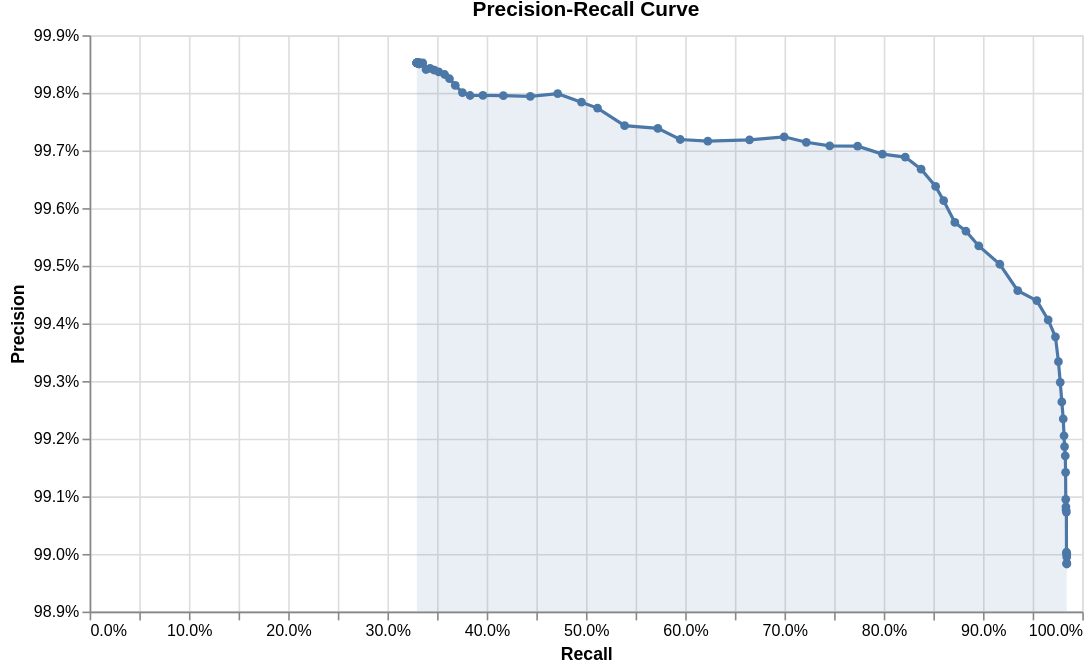

Here is the Vega-Lite specification saved for this chart:
### Vega-Lite specification from a JSON file in a GitHub repository (floating-point values rounded to 4 significant figures)
{"config": {"view": {"continuousWidth": 300, "continuousHeight": 300}}, "data": {"name": "data-c1e0fe002e93d0b962f606329f7df5ce"}, "mark": {"type": "area", "color": "#4C78A8", "fillOpacity": 0.12, "line": {"color": "#4C78A8"}, "point": {"filled": true}}, "description": "Precision-recall curve", "encoding": {"tooltip": [{"field": "truth_threshold", "format": ".2f", "title": "Match weight threshold", "type": "quantitative"}, {"field": "match_probability", "format": ".4f", "title": "Match probability", "type": "quantitative"}, {"field": "precision", "format": ".3%", "title": "Precision", "type": "quantitative"}, {"field": "recall", "format": ".3%", "title": "Recall", "type": "quantitative"}], "x": {"axis": {"format": ".1%"}, "field": "recall", "scale": {"domain": [0, 1]}, "title": "Recall", "type": "quantitative"}, "y": {"axis": {"format": ".1%"}, "field": "precision", "scale": {"zero": false}, "stack": false, "title": "Precision", "type": "quantitative"}}, "height": 360, "padding": {"top": 0, "left": 5, "right": 5, "bottom": 5}, "params": [{"name": "grid_3615321c8bf14807a2b269ea33a420ba", "select": {"type": "interval", "encodings": ["y"]}, "bind": "scales"}], "title": "Precision-Recall Curve", "width": 620, "$schema": "https://vega.github.io/schema/vega-lite/v5.json", "datasets": {"data-c1e0fe002e93d0b962f606329f7df5ce": [{"truth_threshold": -9.0, "match_probability": 0.001949, "tp": 112800.0, "tn": 118.0, "fp": 1159.0, "fp_neg": 206.0, "fn": 1789.0, "tp_rate": 0.9844, "tn_rate": 0.3642, "fp_rate": 0.6358, "fn_rate": 0.01562, "precision": 0.9898, "recall": 0.9844, "f1": 0.9871}, {"truth_threshold": -7.0, "match_probability": 0.007752, "tp": 112800.0, "tn": 119.0, "fp": 1158.0, "fp_neg": 205.0, "fn": 1790.0, "tp_rate": 0.9844, "tn_rate": 0.3673, "fp_rate": 0.6327, "fn_rate": 0.01563, "precision": 0.9898, "recall": 0.9844, "f1": 0.9871}, {"truth_threshold": -6.0, "match_probability": 0.01538, "tp": 112800.0, "tn": 120.0, "fp": 1157.0, "fp_neg": 204.0, "fn": 1790.0, "tp_rate": 0.9844, "tn_rate": 0.3704, "fp_rate": 0.6296, "fn_rate": 0.01563, "precision": 0.9898, "recall": 0.9844, "f1": 0.9871}, {"truth_threshold": -5.0, "match_probability": 0.0303, "tp": 112800.0, "tn": 125.0, "fp": 1145.0, "fp_neg": 199.0, "fn": 1791.0, "tp_rate": 0.9844, "tn_rate": 0.3858, "fp_rate": 0.6142, "fn_rate": 0.01564, "precision": 0.9899, "recall": 0.9844, "f1": 0.9871}, {"truth_threshold": -4.0, "match_probability": 0.05882, "tp": 112800.0, "tn": 127.0, "fp": 1140.0, "fp_neg": 197.0, "fn": 1791.0, "tp_rate": 0.9844, "tn_rate": 0.392, "fp_rate": 0.608, "fn_rate": 0.01564, "precision": 0.99, "recall": 0.9844, "f1": 0.9872}, {"truth_threshold": -3.0, "match_probability": 0.1111, "tp": 112700.0, "tn": 127.0, "fp": 1138.0, "fp_neg": 197.0, "fn": 1799.0, "tp_rate": 0.9843, "tn_rate": 0.392, "fp_rate": 0.608, "fn_rate": 0.01571, "precision": 0.99, "recall": 0.9843, "f1": 0.9871}, {"truth_threshold": -2.0, "match_probability": 0.2, "tp": 112700.0, "tn": 129.0, "fp": 1135.0, "fp_neg": 195.0, "fn": 1823.0, "tp_rate": 0.9841, "tn_rate": 0.3981, "fp_rate": 0.6019, "fn_rate": 0.01592, "precision": 0.99, "recall": 0.9841, "f1": 0.987}, {"truth_threshold": -1.0, "match_probability": 0.3333, "tp": 112700.0, "tn": 130.0, "fp": 1055.0, "fp_neg": 194.0, "fn": 1834.0, "tp_rate": 0.984, "tn_rate": 0.4012, "fp_rate": 0.5988, "fn_rate": 0.01601, "precision": 0.9907, "recall": 0.984, "f1": 0.9873}, {"truth_threshold": 0.0, "match_probability": 0.5, "tp": 112700.0, "tn": 133.0, "fp": 1050.0, "fp_neg": 191.0, "fn": 1874.0, "tp_rate": 0.9836, "tn_rate": 0.4105, "fp_rate": 0.5895, "fn_rate": 0.01636, "precision": 0.9908, "recall": 0.9836, "f1": 0.9872}, {"truth_threshold": 1.0, "match_probability": 0.6667, "tp": 112700.0, "tn": 134.0, "fp": 1044.0, "fp_neg": 190.0, "fn": 1885.0, "tp_rate": 0.9835, "tn_rate": 0.4136, "fp_rate": 0.5864, "fn_rate": 0.01646, "precision": 0.9908, "recall": 0.9835, "f1": 0.9872}, {"truth_threshold": 2.0, "match_probability": 0.8, "tp": 112600.0, "tn": 139.0, "fp": 1029.0, "fp_neg": 185.0, "fn": 1904.0, "tp_rate": 0.9834, "tn_rate": 0.429, "fp_rate": 0.571, "fn_rate": 0.01662, "precision": 0.9909, "recall": 0.9834, "f1": 0.9871}, {"truth_threshold": 3.0, "match_probability": 0.8889, "tp": 112600.0, "tn": 141.0, "fp": 975.0, "fp_neg": 183.0, "fn": 1924.0, "tp_rate": 0.9832, "tn_rate": 0.4352, "fp_rate": 0.5648, "fn_rate": 0.0168, "precision": 0.9914, "recall": 0.9832, "f1": 0.9873}, {"truth_threshold": 4.0, "match_probability": 0.9412, "tp": 112600.0, "tn": 146.0, "fp": 942.0, "fp_neg": 178.0, "fn": 1962.0, "tp_rate": 0.9829, "tn_rate": 0.4506, "fp_rate": 0.5494, "fn_rate": 0.01713, "precision": 0.9917, "recall": 0.9829, "f1": 0.9873}, {"truth_threshold": 5.0, "match_probability": 0.9697, "tp": 112500.0, "tn": 150.0, "fp": 923.0, "fp_neg": 174.0, "fn": 2046.0, "tp_rate": 0.9821, "tn_rate": 0.463, "fp_rate": 0.537, "fn_rate": 0.01786, "precision": 0.9919, "recall": 0.9821, "f1": 0.987}, {"truth_threshold": 6.0, "match_probability": 0.9846, "tp": 112400.0, "tn": 151.0, "fp": 901.0, "fp_neg": 173.0, "fn": 2104.0, "tp_rate": 0.9816, "tn_rate": 0.466, "fp_rate": 0.534, "fn_rate": 0.01837, "precision": 0.9921, "recall": 0.9816, "f1": 0.9868}, {"truth_threshold": 7.0, "match_probability": 0.9922, "tp": 112300.0, "tn": 158.0, "fp": 867.0, "fp_neg": 166.0, "fn": 2197.0, "tp_rate": 0.9808, "tn_rate": 0.4877, "fp_rate": 0.5123, "fn_rate": 0.01918, "precision": 0.9923, "recall": 0.9808, "f1": 0.9865}, {"truth_threshold": 8.0, "match_probability": 0.9961, "tp": 112200.0, "tn": 160.0, "fp": 832.0, "fp_neg": 164.0, "fn": 2360.0, "tp_rate": 0.9794, "tn_rate": 0.4938, "fp_rate": 0.5062, "fn_rate": 0.0206, "precision": 0.9926, "recall": 0.9794, "f1": 0.986}, {"truth_threshold": 9.0, "match_probability": 0.9981, "tp": 112000.0, "tn": 164.0, "fp": 792.0, "fp_neg": 160.0, "fn": 2542.0, "tp_rate": 0.9778, "tn_rate": 0.5062, "fp_rate": 0.4938, "fn_rate": 0.02219, "precision": 0.993, "recall": 0.9778, "f1": 0.9853}, {"truth_threshold": 10.0, "match_probability": 0.999, "tp": 111800.0, "tn": 166.0, "fp": 750.0, "fp_neg": 158.0, "fn": 2751.0, "tp_rate": 0.976, "tn_rate": 0.5123, "fp_rate": 0.4877, "fn_rate": 0.02402, "precision": 0.9933, "recall": 0.976, "f1": 0.9846}, {"truth_threshold": 11.0, "match_probability": 0.9995, "tp": 111400.0, "tn": 170.0, "fp": 699.0, "fp_neg": 154.0, "fn": 3094.0, "tp_rate": 0.973, "tn_rate": 0.5247, "fp_rate": 0.4753, "fn_rate": 0.02701, "precision": 0.9938, "recall": 0.973, "f1": 0.9833}, {"truth_threshold": 12.0, "match_probability": 0.9998, "tp": 110600.0, "tn": 179.0, "fp": 661.0, "fp_neg": 145.0, "fn": 3932.0, "tp_rate": 0.9657, "tn_rate": 0.5525, "fp_rate": 0.4475, "fn_rate": 0.03433, "precision": 0.9941, "recall": 0.9657, "f1": 0.9797}, {"truth_threshold": 13.0, "match_probability": 0.9999, "tp": 109300.0, "tn": 189.0, "fp": 616.0, "fp_neg": 135.0, "fn": 5247.0, "tp_rate": 0.9542, "tn_rate": 0.5833, "fp_rate": 0.4167, "fn_rate": 0.04581, "precision": 0.9944, "recall": 0.9542, "f1": 0.9739}, {"truth_threshold": 14.0, "match_probability": 0.9999, "tp": 107100.0, "tn": 197.0, "fp": 585.0, "fp_neg": 127.0, "fn": 7443.0, "tp_rate": 0.935, "tn_rate": 0.608, "fp_rate": 0.392, "fn_rate": 0.06498, "precision": 0.9946, "recall": 0.935, "f1": 0.9639}, {"truth_threshold": 15.0, "match_probability": 1.0, "tp": 105000.0, "tn": 211.0, "fp": 525.0, "fp_neg": 113.0, "fn": 9513.0, "tp_rate": 0.9169, "tn_rate": 0.6512, "fp_rate": 0.3488, "fn_rate": 0.08305, "precision": 0.995, "recall": 0.9169, "f1": 0.9544}, {"truth_threshold": 16.0, "match_probability": 1.0, "tp": 102600.0, "tn": 218.0, "fp": 480.0, "fp_neg": 106.0, "fn": 11940.0, "tp_rate": 0.8957, "tn_rate": 0.6728, "fp_rate": 0.3272, "fn_rate": 0.1043, "precision": 0.9953, "recall": 0.8957, "f1": 0.9429}, {"truth_threshold": 17.0, "match_probability": 1.0, "tp": 101100.0, "tn": 222.0, "fp": 447.0, "fp_neg": 102.0, "fn": 13420.0, "tp_rate": 0.8828, "tn_rate": 0.6852, "fp_rate": 0.3148, "fn_rate": 0.1172, "precision": 0.9956, "recall": 0.8828, "f1": 0.9358}, {"truth_threshold": 18.0, "match_probability": 1.0, "tp": 99840.0, "tn": 226.0, "fp": 426.0, "fp_neg": 98.0, "fn": 14700.0, "tp_rate": 0.8716, "tn_rate": 0.6975, "fp_rate": 0.3025, "fn_rate": 0.1284, "precision": 0.9958, "recall": 0.8716, "f1": 0.9296}, {"truth_threshold": 19.0, "match_probability": 1.0, "tp": 98550.0, "tn": 235.0, "fp": 383.0, "fp_neg": 89.0, "fn": 15990.0, "tp_rate": 0.8604, "tn_rate": 0.7253, "fp_rate": 0.2747, "fn_rate": 0.1396, "precision": 0.9961, "recall": 0.8604, "f1": 0.9233}, {"truth_threshold": 20.0, "match_probability": 1.0, "tp": 97620.0, "tn": 240.0, "fp": 355.0, "fp_neg": 84.0, "fn": 16920.0, "tp_rate": 0.8523, "tn_rate": 0.7407, "fp_rate": 0.2593, "fn_rate": 0.1477, "precision": 0.9964, "recall": 0.8523, "f1": 0.9187}, {"truth_threshold": 21.0, "match_probability": 1.0, "tp": 95950.0, "tn": 244.0, "fp": 320.0, "fp_neg": 80.0, "fn": 18600.0, "tp_rate": 0.8377, "tn_rate": 0.7531, "fp_rate": 0.2469, "fn_rate": 0.1623, "precision": 0.9967, "recall": 0.8377, "f1": 0.9103}, {"truth_threshold": 22.0, "match_probability": 1.0, "tp": 94120.0, "tn": 252.0, "fp": 294.0, "fp_neg": 72.0, "fn": 20430.0, "tp_rate": 0.8217, "tn_rate": 0.7778, "fp_rate": 0.2222, "fn_rate": 0.1783, "precision": 0.9969, "recall": 0.8217, "f1": 0.9008}, {"truth_threshold": 23.0, "match_probability": 1.0, "tp": 91480.0, "tn": 255.0, "fp": 281.0, "fp_neg": 69.0, "fn": 23060.0, "tp_rate": 0.7987, "tn_rate": 0.787, "fp_rate": 0.213, "fn_rate": 0.2013, "precision": 0.9969, "recall": 0.7987, "f1": 0.8869}, {"truth_threshold": 24.0, "match_probability": 1.0, "tp": 88620.0, "tn": 262.0, "fp": 260.0, "fp_neg": 62.0, "fn": 25920.0, "tp_rate": 0.7737, "tn_rate": 0.8086, "fp_rate": 0.1914, "fn_rate": 0.2263, "precision": 0.9971, "recall": 0.7737, "f1": 0.8713}, {"truth_threshold": 25.0, "match_probability": 1.0, "tp": 85400.0, "tn": 265.0, "fp": 250.0, "fp_neg": 59.0, "fn": 29140.0, "tp_rate": 0.7456, "tn_rate": 0.8179, "fp_rate": 0.1821, "fn_rate": 0.2544, "precision": 0.9971, "recall": 0.7456, "f1": 0.8532}, {"truth_threshold": 26.0, "match_probability": 1.0, "tp": 82700.0, "tn": 268.0, "fp": 237.0, "fp_neg": 56.0, "fn": 31840.0, "tp_rate": 0.722, "tn_rate": 0.8272, "fp_rate": 0.1728, "fn_rate": 0.278, "precision": 0.9971, "recall": 0.722, "f1": 0.8376}, {"truth_threshold": 27.0, "match_probability": 1.0, "tp": 80150.0, "tn": 273.0, "fp": 222.0, "fp_neg": 51.0, "fn": 34400.0, "tp_rate": 0.6997, "tn_rate": 0.8426, "fp_rate": 0.1574, "fn_rate": 0.3003, "precision": 0.9972, "recall": 0.6997, "f1": 0.8224}, {"truth_threshold": 28.0, "match_probability": 1.0, "tp": 76140.0, "tn": 275.0, "fp": 215.0, "fp_neg": 49.0, "fn": 38400.0, "tp_rate": 0.6648, "tn_rate": 0.8488, "fp_rate": 0.1512, "fn_rate": 0.3352, "precision": 0.9972, "recall": 0.6648, "f1": 0.7977}, {"truth_threshold": 29.0, "match_probability": 1.0, "tp": 71330.0, "tn": 279.0, "fp": 203.0, "fp_neg": 45.0, "fn": 43210.0, "tp_rate": 0.6228, "tn_rate": 0.8611, "fp_rate": 0.1389, "fn_rate": 0.3772, "precision": 0.9972, "recall": 0.6228, "f1": 0.7667}, {"truth_threshold": 30.0, "match_probability": 1.0, "tp": 68150.0, "tn": 282.0, "fp": 192.0, "fp_neg": 42.0, "fn": 46390.0, "tp_rate": 0.595, "tn_rate": 0.8704, "fp_rate": 0.1296, "fn_rate": 0.405, "precision": 0.9972, "recall": 0.595, "f1": 0.7453}, {"truth_threshold": 31.0, "match_probability": 1.0, "tp": 65570.0, "tn": 286.0, "fp": 172.0, "fp_neg": 38.0, "fn": 48980.0, "tp_rate": 0.5724, "tn_rate": 0.8827, "fp_rate": 0.1173, "fn_rate": 0.4276, "precision": 0.9974, "recall": 0.5724, "f1": 0.7274}, {"truth_threshold": 32.0, "match_probability": 1.0, "tp": 61730.0, "tn": 286.0, "fp": 159.0, "fp_neg": 38.0, "fn": 52810.0, "tp_rate": 0.5389, "tn_rate": 0.8827, "fp_rate": 0.1173, "fn_rate": 0.4611, "precision": 0.9974, "recall": 0.5389, "f1": 0.6998}, {"truth_threshold": 33.0, "match_probability": 1.0, "tp": 58610.0, "tn": 289.0, "fp": 133.0, "fp_neg": 35.0, "fn": 55940.0, "tp_rate": 0.5116, "tn_rate": 0.892, "fp_rate": 0.108, "fn_rate": 0.4884, "precision": 0.9977, "recall": 0.5116, "f1": 0.6764}, {"truth_threshold": 34.0, "match_probability": 1.0, "tp": 56760.0, "tn": 290.0, "fp": 123.0, "fp_neg": 34.0, "fn": 57790.0, "tp_rate": 0.4955, "tn_rate": 0.8951, "fp_rate": 0.1049, "fn_rate": 0.5045, "precision": 0.9978, "recall": 0.4955, "f1": 0.6622}, {"truth_threshold": 35.0, "match_probability": 1.0, "tp": 54010.0, "tn": 295.0, "fp": 109.0, "fp_neg": 29.0, "fn": 60530.0, "tp_rate": 0.4715, "tn_rate": 0.9105, "fp_rate": 0.08951, "fn_rate": 0.5285, "precision": 0.998, "recall": 0.4715, "f1": 0.6405}, {"truth_threshold": 36.0, "match_probability": 1.0, "tp": 50850.0, "tn": 295.0, "fp": 105.0, "fp_neg": 29.0, "fn": 63690.0, "tp_rate": 0.4439, "tn_rate": 0.9105, "fp_rate": 0.08951, "fn_rate": 0.5561, "precision": 0.9979, "recall": 0.4439, "f1": 0.6145}, {"truth_threshold": 37.0, "match_probability": 1.0, "tp": 47740.0, "tn": 297.0, "fp": 98.0, "fp_neg": 27.0, "fn": 66800.0, "tp_rate": 0.4168, "tn_rate": 0.9167, "fp_rate": 0.08333, "fn_rate": 0.5832, "precision": 0.998, "recall": 0.4168, "f1": 0.588}, {"truth_threshold": 38.0, "match_probability": 1.0, "tp": 45380.0, "tn": 299.0, "fp": 93.0, "fp_neg": 25.0, "fn": 69160.0, "tp_rate": 0.3962, "tn_rate": 0.9228, "fp_rate": 0.07716, "fn_rate": 0.6038, "precision": 0.998, "recall": 0.3962, "f1": 0.5672}, {"truth_threshold": 39.0, "match_probability": 1.0, "tp": 43900.0, "tn": 301.0, "fp": 90.0, "fp_neg": 23.0, "fn": 70640.0, "tp_rate": 0.3833, "tn_rate": 0.929, "fp_rate": 0.07099, "fn_rate": 0.6167, "precision": 0.998, "recall": 0.3833, "f1": 0.5538}, {"truth_threshold": 40.0, "match_probability": 1.0, "tp": 43020.0, "tn": 302.0, "fp": 86.0, "fp_neg": 22.0, "fn": 71530.0, "tp_rate": 0.3755, "tn_rate": 0.9321, "fp_rate": 0.0679, "fn_rate": 0.6245, "precision": 0.998, "recall": 0.3755, "f1": 0.5457}, {"truth_threshold": 41.0, "match_probability": 1.0, "tp": 42190.0, "tn": 303.0, "fp": 79.0, "fp_neg": 21.0, "fn": 72350.0, "tp_rate": 0.3683, "tn_rate": 0.9352, "fp_rate": 0.06481, "fn_rate": 0.6317, "precision": 0.9981, "recall": 0.3683, "f1": 0.5381}, {"truth_threshold": 42.0, "match_probability": 1.0, "tp": 41520.0, "tn": 304.0, "fp": 73.0, "fp_neg": 20.0, "fn": 73020.0, "tp_rate": 0.3625, "tn_rate": 0.9383, "fp_rate": 0.06173, "fn_rate": 0.6375, "precision": 0.9982, "recall": 0.3625, "f1": 0.5319}, {"truth_threshold": 43.0, "match_probability": 1.0, "tp": 40960.0, "tn": 304.0, "fp": 69.0, "fp_neg": 20.0, "fn": 73580.0, "tp_rate": 0.3576, "tn_rate": 0.9383, "fp_rate": 0.06173, "fn_rate": 0.6424, "precision": 0.9983, "recall": 0.3576, "f1": 0.5266}, {"truth_threshold": 44.0, "match_probability": 1.0, "tp": 40290.0, "tn": 304.0, "fp": 66.0, "fp_neg": 20.0, "fn": 74260.0, "tp_rate": 0.3517, "tn_rate": 0.9383, "fp_rate": 0.06173, "fn_rate": 0.6483, "precision": 0.9984, "recall": 0.3517, "f1": 0.5202}, {"truth_threshold": 45.0, "match_probability": 1.0, "tp": 39780.0, "tn": 305.0, "fp": 64.0, "fp_neg": 19.0, "fn": 74770.0, "tp_rate": 0.3473, "tn_rate": 0.9414, "fp_rate": 0.05864, "fn_rate": 0.6527, "precision": 0.9984, "recall": 0.3473, "f1": 0.5153}, {"truth_threshold": 46.0, "match_probability": 1.0, "tp": 39280.0, "tn": 305.0, "fp": 62.0, "fp_neg": 19.0, "fn": 75260.0, "tp_rate": 0.343, "tn_rate": 0.9414, "fp_rate": 0.05864, "fn_rate": 0.657, "precision": 0.9984, "recall": 0.343, "f1": 0.5105}, {"truth_threshold": 47.0, "match_probability": 1.0, "tp": 38810.0, "tn": 305.0, "fp": 62.0, "fp_neg": 19.0, "fn": 75730.0, "tp_rate": 0.3388, "tn_rate": 0.9414, "fp_rate": 0.05864, "fn_rate": 0.6612, "precision": 0.9984, "recall": 0.3388, "f1": 0.506}, {"truth_threshold": 48.0, "match_probability": 1.0, "tp": 38440.0, "tn": 305.0, "fp": 57.0, "fp_neg": 19.0, "fn": 76100.0, "tp_rate": 0.3356, "tn_rate": 0.9414, "fp_rate": 0.05864, "fn_rate": 0.6644, "precision": 0.9985, "recall": 0.3356, "f1": 0.5023}, {"truth_threshold": 49.0, "match_probability": 1.0, "tp": 38200.0, "tn": 305.0, "fp": 57.0, "fp_neg": 19.0, "fn": 76340.0, "tp_rate": 0.3335, "tn_rate": 0.9414, "fp_rate": 0.05864, "fn_rate": 0.6665, "precision": 0.9985, "recall": 0.3335, "f1": 0.5}, {"truth_threshold": 50.0, "match_probability": 1.0, "tp": 38130.0, "tn": 305.0, "fp": 57.0, "fp_neg": 19.0, "fn": 76410.0, "tp_rate": 0.3329, "tn_rate": 0.9414, "fp_rate": 0.05864, "fn_rate": 0.6671, "precision": 0.9985, "recall": 0.3329, "f1": 0.4993}, {"truth_threshold": 51.0, "match_probability": 1.0, "tp": 38070.0, "tn": 305.0, "fp": 57.0, "fp_neg": 19.0, "fn": 76470.0, "tp_rate": 0.3324, "tn_rate": 0.9414, "fp_rate": 0.05864, "fn_rate": 0.6676, "precision": 0.9985, "recall": 0.3324, "f1": 0.4988}, {"truth_threshold": 52.0, "match_probability": 1.0, "tp": 38020.0, "tn": 305.0, "fp": 57.0, "fp_neg": 19.0, "fn": 76520.0, "tp_rate": 0.3319, "tn_rate": 0.9414, "fp_rate": 0.05864, "fn_rate": 0.6681, "precision": 0.9985, "recall": 0.3319, "f1": 0.4982}, {"truth_threshold": 53.0, "match_probability": 1.0, "tp": 38000.0, "tn": 305.0, "fp": 57.0, "fp_neg": 19.0, "fn": 76540.0, "tp_rate": 0.3318, "tn_rate": 0.9414, "fp_rate": 0.05864, "fn_rate": 0.6682, "precision": 0.9985, "recall": 0.3318, "f1": 0.4981}, {"truth_threshold": 54.0, "match_probability": 1.0, "tp": 37980.0, "tn": 306.0, "fp": 56.0, "fp_neg": 18.0, "fn": 76570.0, "tp_rate": 0.3315, "tn_rate": 0.9444, "fp_rate": 0.05556, "fn_rate": 0.6685, "precision": 0.9985, "recall": 0.3315, "f1": 0.4978}, {"truth_threshold": 55.0, "match_probability": 1.0, "tp": 37910.0, "tn": 306.0, "fp": 56.0, "fp_neg": 18.0, "fn": 76630.0, "tp_rate": 0.331, "tn_rate": 0.9444, "fp_rate": 0.05556, "fn_rate": 0.669, "precision": 0.9985, "recall": 0.331, "f1": 0.4972}, {"truth_threshold": 56.0, "match_probability": 1.0, "tp": 37880.0, "tn": 306.0, "fp": 56.0, "fp_neg": 18.0, "fn": 76660.0, "tp_rate": 0.3307, "tn_rate": 0.9444, "fp_rate": 0.05556, "fn_rate": 0.6693, "precision": 0.9985, "recall": 0.3307, "f1": 0.4969}, {"truth_threshold": 57.0, "match_probability": 1.0, "tp": 37840.0, "tn": 306.0, "fp": 56.0, "fp_neg": 18.0, "fn": 76700.0, "tp_rate": 0.3303, "tn_rate": 0.9444, "fp_rate": 0.05556, "fn_rate": 0.6697, "precision": 0.9985, "recall": 0.3303, "f1": 0.4964}, {"truth_threshold": 58.0, "match_probability": 1.0, "tp": 37820.0, "tn": 306.0, "fp": 56.0, "fp_neg": 18.0, "fn": 76720.0, "tp_rate": 0.3302, "tn_rate": 0.9444, "fp_rate": 0.05556, "fn_rate": 0.6698, "precision": 0.9985, "recall": 0.3302, "f1": 0.4963}, {"truth_threshold": 59.0, "match_probability": 1.0, "tp": 37810.0, "tn": 306.0, "fp": 56.0, "fp_neg": 18.0, "fn": 76740.0, "tp_rate": 0.3301, "tn_rate": 0.9444, "fp_rate": 0.05556, "fn_rate": 0.6699, "precision": 0.9985, "recall": 0.3301, "f1": 0.4962}, {"truth_threshold": 60.0, "match_probability": 1.0, "tp": 37800.0, "tn": 306.0, "fp": 56.0, "fp_neg": 18.0, "fn": 76750.0, "tp_rate": 0.33, "tn_rate": 0.9444, "fp_rate": 0.05556, "fn_rate": 0.67, "precision": 0.9985, "recall": 0.33, "f1": 0.496}, {"truth_threshold": 61.0, "match_probability": 1.0, "tp": 37770.0, "tn": 306.0, "fp": 56.0, "fp_neg": 18.0, "fn": 76770.0, "tp_rate": 0.3298, "tn_rate": 0.9444, "fp_rate": 0.05556, "fn_rate": 0.6702, "precision": 0.9985, "recall": 0.3298, "f1": 0.4958}, {"truth_threshold": 62.0, "match_probability": 1.0, "tp": 37770.0, "tn": 306.0, "fp": 56.0, "fp_neg": 18.0, "fn": 76780.0, "tp_rate": 0.3297, "tn_rate": 0.9444, "fp_rate": 0.05556, "fn_rate": 0.6703, "precision": 0.9985, "recall": 0.3297, "f1": 0.4957}, {"truth_threshold": 63.0, "match_probability": 1.0, "tp": 37760.0, "tn": 306.0, "fp": 56.0, "fp_neg": 18.0, "fn": 76780.0, "tp_rate": 0.3297, "tn_rate": 0.9444, "fp_rate": 0.05556, "fn_rate": 0.6703, "precision": 0.9985, "recall": 0.3297, "f1": 0.4957}, {"truth_threshold": 64.0, "match_probability": 1.0, "tp": 37760.0, "tn": 306.0, "fp": 56.0, "fp_neg": 18.0, "fn": 76780.0, "tp_rate": 0.3297, "tn_rate": 0.9444, "fp_rate": 0.05556, "fn_rate": 0.6703, "precision": 0.9985, "recall": 0.3297, "f1": 0.4957}, {"truth_threshold": 65.0, "match_probability": 1.0, "tp": 37760.0, "tn": 306.0, "fp": 56.0, "fp_neg": 18.0, "fn": 76790.0, "tp_rate": 0.3296, "tn_rate": 0.9444, "fp_rate": 0.05556, "fn_rate": 0.6704, "precision": 0.9985, "recall": 0.3296, "f1": 0.4956}, {"truth_threshold": 67.0, "match_probability": 1.0, "tp": 37750.0, "tn": 306.0, "fp": 56.0, "fp_neg": 18.0, "fn": 76790.0, "tp_rate": 0.3296, "tn_rate": 0.9444, "fp_rate": 0.05556, "fn_rate": 0.6704, "precision": 0.9985, "recall": 0.3296, "f1": 0.4956}, {"truth_threshold": 69.0, "match_probability": 1.0, "tp": 37750.0, "tn": 306.0, "fp": 56.0, "fp_neg": 18.0, "fn": 76800.0, "tp_rate": 0.3296, "tn_rate": 0.9444, "fp_rate": 0.05556, "fn_rate": 0.6704, "precision": 0.9985, "recall": 0.3296, "f1": 0.4956}]}}
